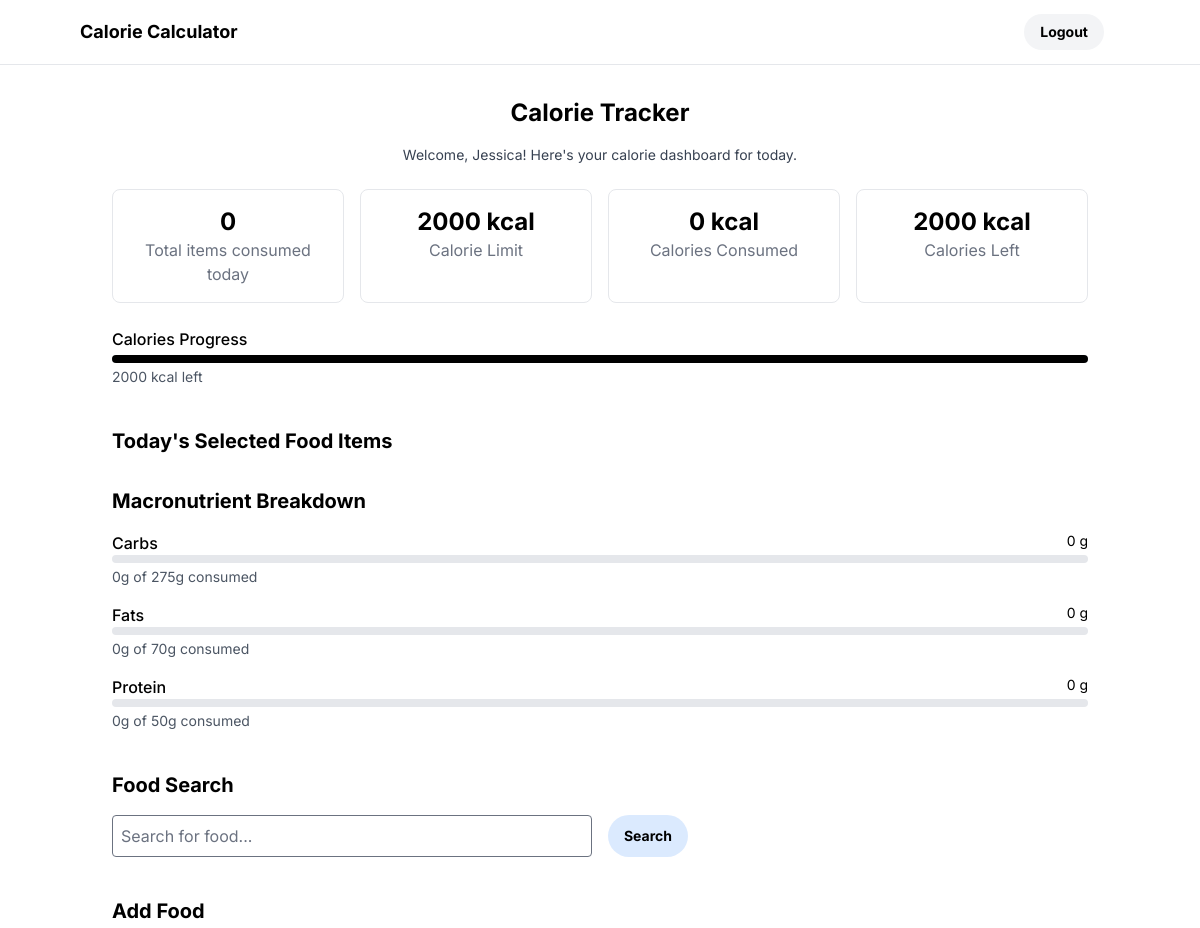
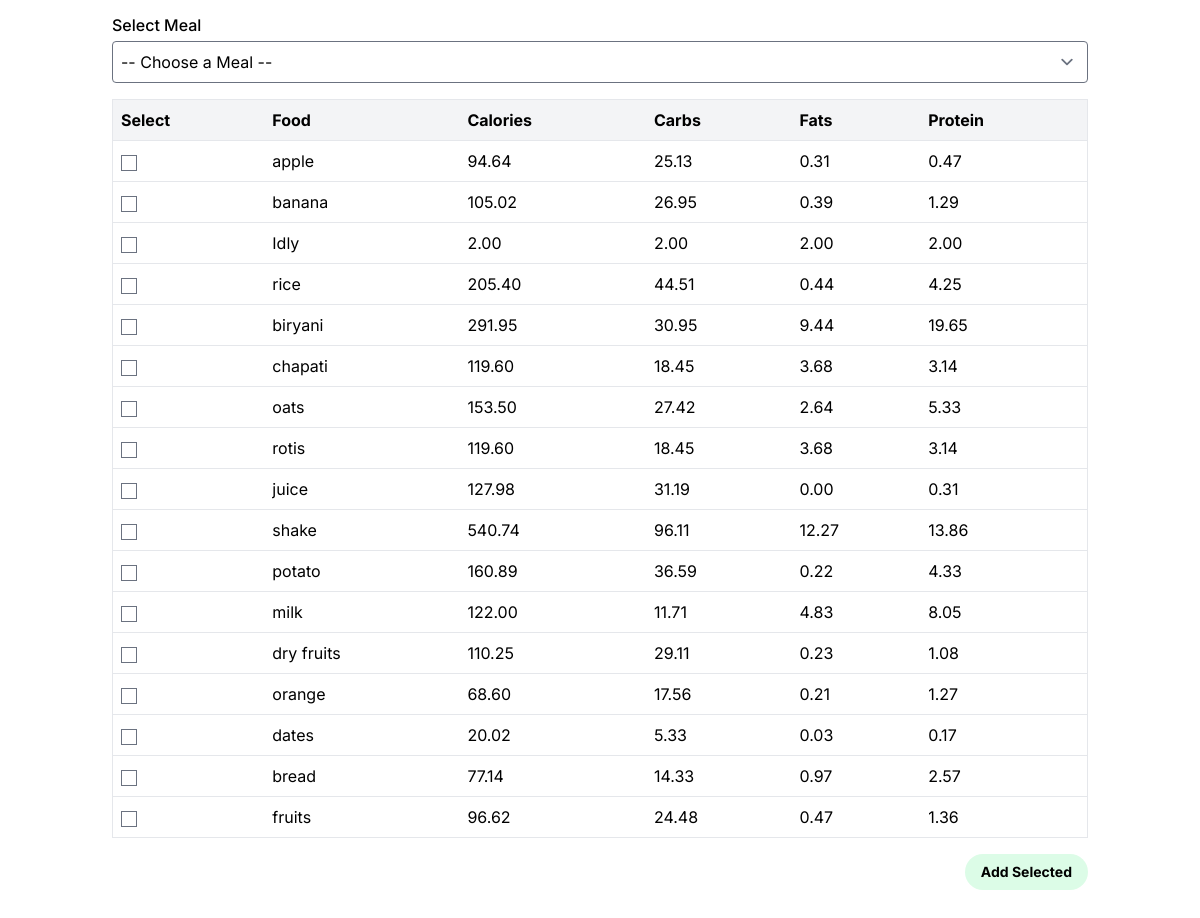
Page /user/ (signed in) on the committed database (2 pictures, top to bottom).
### count/models.py (models this page shows, shortened)
class Fooditem(models.Model):
    name = models.CharField(max_length=200)
    category = models.ManyToManyField(Category)
    carbohydrates = models.DecimalField(max_digits=5, decimal_places=2, default=2)
    fats = models.DecimalField(max_digits=5, decimal_places=2, default=2)
    protein = models.DecimalField(max_digits=5, decimal_places=2, default=2)
    calories = models.DecimalField(max_digits=5, decimal_places=2, default=2, blank=True)
    quantity = models.IntegerField(default=1, null=True, blank=True)

### count/decorators.py (the view)
        def wrapper_func(request,*args,**kwargs):
            group=None
            if request.user.groups.exists():
                group=request.user.groups.all()[0].name
            if group in allowed_roles:
                return view_func(request,*args,**kwargs)
            else:
                return HttpResponse("<h1>You are not allowed to access this page</h1>")

### count/templates/user.html (shortened to what this page needs)
{% load static %}
<!DOCTYPE html>
<html lang="en">
  <head>
    <script src="https://cdn.tailwindcss.com?plugins=forms,container-queries"></script>
  </head>
  <body class="font-[Inter]">
    <div class="min-h-screen bg-white">
      <header class="flex items-center justify-between border-b px-10 py-3">
        <div class="flex items-center gap-4">
          <svg class="w-6 h-6 text-gray-800" fill="currentColor" viewBox="0 0 48 48"><path d="M44 11.2727C44 14.0109..." /></svg>
          <h2 class="text-lg font-bold">Calorie Calculator</h2>
        </div>
        <div class="flex gap-4 items-center">
          <a href="{% url 'logout' %}" class="bg-gray-100 text-sm font-bold px-4 py-2 rounded-full">Logout</a>
          <div class="w-10 h-10 rounded-full bg-cover bg-center" style="background-image: url('https://...')"></div>
        </div>
      </header>
      <main class="px-6 py-8 max-w-5xl mx-auto">
        <h1 class="text-2xl font-bold mb-4 text-center">Calorie Tracker</h1>
        <p class="text-center text-gray-700 text-sm mb-6">Welcome, {{ request.user.username }}! Here's your calorie dashboard for today.</p>
        <div class="grid grid-cols-1 md:grid-cols-4 gap-4 mb-6">
          <div class="border rounded-lg p-4 text-center">
            <p class="text-2xl font-bold">{{ cnt }}</p>
            <p class="text-gray-500">Total items consumed today</p>
          </div>
          <div class="border rounded-lg p-4 text-center">
            <p class="text-2xl font-bold">2000 kcal</p>
            <p class="text-gray-500">Calorie Limit</p>
          </div>
          <div class="border rounded-lg p-4 text-center">
            <p class="text-2xl font-bold">{{ totalCalories }} kcal</p>
            <p class="text-gray-500">Calories Consumed</p>
          </div>
          <div class="border rounded-lg p-4 text-center">
            <p class="text-2xl font-bold">{{ CalorieLeft }} kcal</p>
            <p class="text-gray-500">Calories Left</p>
          </div>
        </div>
        <div class="mb-8">
          <p class="font-medium mb-1">Calories Progress</p>
          <div class="w-full bg-gray-200 rounded-full h-2 mb-1">
            <div class="bg-black h-2 rounded-full {{ Progress }}"></div>
          </div>
          <p class="text-sm text-gray-600">{{ CalorieLeft }} kcal left</p>
        </div>
        <h2 class="text-xl font-bold mt-10 mb-4">Today's Selected Food Items</h2>
        <h2 class="text-xl font-bold mb-4">Macronutrient Breakdown</h2>
        {% for macro, label in macro_labels %}
        <div class="mb-4">
          <div class="flex justify-between">
            <p class="font-medium">{{ label }}</p>
            <p class="text-sm">
              {% if macro == 'carbohydrates' %}{{ carbohydrates_value }}
              {% elif macro == 'fats' %}{{ fats_value }}
              {% elif macro == 'protein' %}{{ protein_value }}
              {% endif %}g
            </p>
          </div>
          <div class="w-full bg-gray-200 rounded-full h-2 mb-1">
          </div>
          <p class="text-sm text-gray-600">
            {% if macro == 'carbohydrates' %}{{ carbohydrates_value }}g of 275g
            {% elif macro == 'fats' %}{{ fats_value }}g of 70g
            {% elif macro == 'protein' %}{{ protein_value }}g of 50g
            {% endif %} consumed
          </p>
        </div>
        {% endfor %}
        <h2 class="text-xl font-bold mt-10 mb-4">Food Search</h2>
        <form method="get" class="mb-6 flex gap-4 max-w-xl">
          <input
            type="text"
            name="name"
            value="{{ request.GET.name }}"
            placeholder="Search for food..."
            class="flex w-full border p-2 rounded"
          />
          <button type="submit" class="bg-blue-100 text-sm font-bold px-4 py-2 rounded-full">Search</button>
        </form>
        <h2 class="text-xl font-bold mt-10 mb-4">Add Food</h2>
        <form method="POST" action="{% url 'addFooditem' %}" class="space-y-4">
          <div>
            <label class="block mb-1 font-medium">Select Meal</label>
            <select name="meal" class="w-full border p-2 rounded">
              <option value="">-- Choose a Meal --</option>
            </select>
          </div>
          <div class="overflow-x-auto">
            <table class="w-full border">
              <thead>
                <tr class="bg-gray-100">
                  <th class="p-2 text-left">Select</th>
                  <th class="p-2 text-left">Food</th>
                  <th class="p-2 text-left">Calories</th>
                  <th class="p-2 text-left">Carbs</th>
                  <th class="p-2 text-left">Fats</th>
                  <th class="p-2 text-left">Protein</th>
                </tr>
              </thead>
              <tbody>
                {% for food in myfilter.qs %}
                <tr class="border-t">
                  <td class="p-2"><input type="checkbox" name="fooditem_ids" value="{{ food.id }}" /></td>
                  <td class="p-2">{{ food.name }}</td>
                  <td class="p-2">{{ food.calories }}</td>
                  <td class="p-2">{{ food.carbohydrates }}</td>
                  <td class="p-2">{{ food.fats }}</td>
                  <td class="p-2">{{ food.protein }}</td>
                </tr>
                {% endfor %}
              </tbody>
            </table>
          </div>
          <div class="text-right">
            <button type="submit" onclick="return validateMealSelection()" class="bg-green-100 text-sm font-bold px-4 py-2 rounded-full">
              Add Selected
            </button>
          </div>
        </form>
      </main>
    </div>
  </body>
</html>

### rows in the picture
Fooditem: name "apple", calories "94.64", carbohydrates "25.13", fats "0.31", protein "0.47"
Fooditem: name "banana", calories "105.02", carbohydrates "26.95", fats "0.39", protein "1.29"
Fooditem: name "Idly", calories "2.00", carbohydrates "2.00", fats "2.00", protein "2.00"
Fooditem: name "rice", calories "205.40", carbohydrates "44.51", fats "0.44", protein "4.25"
Fooditem: name "biryani", calories "291.95", carbohydrates "30.95", fats "9.44", protein "19.65"
Fooditem: name "chapati", calories "119.60", carbohydrates "18.45", fats "3.68", protein "3.14"
Fooditem: name "oats", calories "153.50", carbohydrates "27.42", fats "2.64", protein "5.33"
Fooditem: name "rotis", calories "119.60", carbohydrates "18.45", fats "3.68", protein "3.14"
Fooditem: name "juice", calories "127.98", carbohydrates "31.19", fats "0.00", protein "0.31"
Fooditem: name "shake", calories "540.74", carbohydrates "96.11", fats "12.27", protein "13.86"
Fooditem: name "potato", calories "160.89", carbohydrates "36.59", fats "0.22", protein "4.33"
Fooditem: name "milk", calories "122.00", carbohydrates "11.71", fats "4.83", protein "8.05"
Fooditem: name "dry fruits", calories "110.25", carbohydrates "29.11", fats "0.23", protein "1.08"
Fooditem: name "orange", calories "68.60", carbohydrates "17.56", fats "0.21", protein "1.27"
Fooditem: name "dates", calories "20.02", carbohydrates "5.33", fats "0.03", protein "0.17"
Fooditem: name "bread", calories "77.14", carbohydrates "14.33", fats "0.97", protein "2.57"
Fooditem: name "fruits", calories "96.62", carbohydrates "24.48", fats "0.47", protein "1.36"

### other values in the picture
{{ request.user.username }} "Jessica"
{{ cnt }} "0"
{{ totalCalories }} "0"
{{ CalorieLeft }} "2000"
{{ label }} "Carbs" "Fats" "Protein"
{{ carbohydrates_value }} "0"
{{ fats_value }} "0"
{{ protein_value }} "0"
